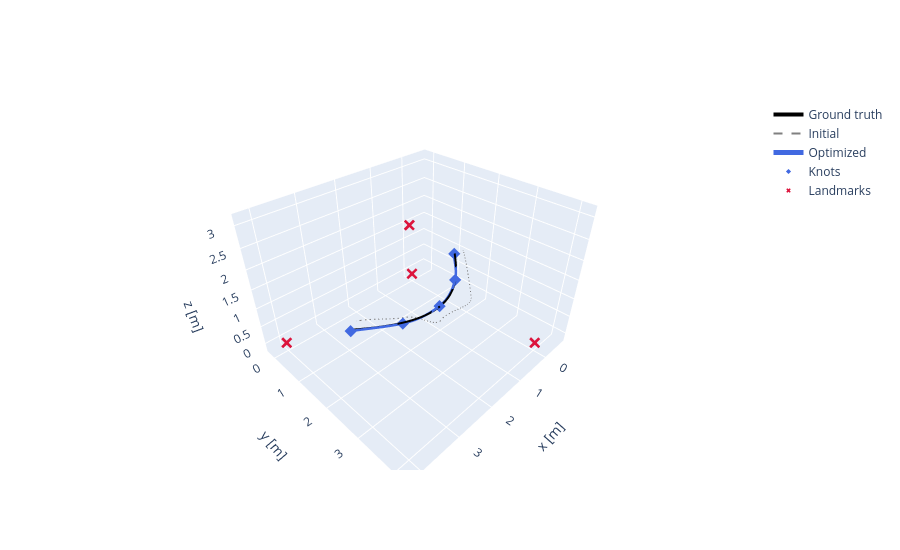

Notebook source saved alongside this figure:
### Markdown cell above
## Results

The initial and optimized trajectories are interpolated from their respective knots. The markers show the optimized knots and the known landmarks.

### Code cell
fig = go.Figure()
fig.add_scatter3d(**dict(zip("xyz", truth.T)), mode="lines", name="Ground truth", line=dict(color="black", width=4))
fig.add_scatter3d(**dict(zip("xyz", interp_init.T)), mode="lines", name="Initial", line=dict(color="gray", dash="dash"))
fig.add_scatter3d(**dict(zip("xyz", interp_opt.T)), mode="lines", name="Optimized", line=dict(color="royalblue", width=5))
fig.add_scatter3d(**dict(zip("xyz", knot_positions(result).T)), mode="markers", name="Knots", marker=dict(color="royalblue", symbol="diamond", size=4))
fig.add_scatter3d(**dict(zip("xyz", landmarks.T)), mode="markers", name="Landmarks", marker=dict(color="crimson", symbol="x", size=4))
fig.update_layout(scene=dict(aspectmode="data", xaxis_title="x [m]", yaxis_title="y [m]", zaxis_title="z [m]"), height=550)
points = np.vstack([truth, interp_init, interp_opt, landmarks])
lo, hi = points.min(axis=0), points.max(axis=0)
pad = 0.08 * np.maximum(hi - lo, 1.0)
fig.update_layout(scene={f"{axis}axis": dict(range=[lo[i] - pad[i], hi[i] + pad[i]]) for i, axis in enumerate("xyz")})
fig.show()

### Figure 1 — Plotly figure (JSON) as saved in the notebook; plotly's stock layout.template omitted (floating-point values rounded to 4 significant figures; data arrays with more than 128 entries replaced by an {"elided": "..."} marker saying what was removed)
{"data": [{"line": {"color": "black", "width": 4}, "mode": "lines", "name": "Ground truth", "type": "scatter3d", "x": {"elided": "161 float values"}, "y": {"elided": "161 float values"}, "z": {"elided": "161 float values"}}, {"line": {"color": "gray", "dash": "dash"}, "mode": "lines", "name": "Initial", "type": "scatter3d", "x": {"elided": "161 float values"}, "y": {"elided": "161 float values"}, "z": {"elided": "161 float values"}}, {"line": {"color": "royalblue", "width": 5}, "mode": "lines", "name": "Optimized", "type": "scatter3d", "x": {"elided": "161 float values"}, "y": {"elided": "161 float values"}, "z": {"elided": "161 float values"}}, {"marker": {"color": "royalblue", "size": 4, "symbol": "diamond"}, "mode": "markers", "name": "Knots", "type": "scatter3d", "x": [0.007597, 0.8029, 1.613, 2.399, 3.22], "y": [1.487, 2.214, 2.49, 2.183, 1.454], "z": [1.291, 1.26, 1.112, 0.9165, 0.7643]}, {"marker": {"color": "crimson", "size": 4, "symbol": "x"}, "mode": "markers", "name": "Landmarks", "type": "scatter3d", "x": [0.0, 4.0, 0.0, 2.0], "y": [0.0, 0.0, 4.0, 2.0], "z": [0.0, 0.0, 0.0, 3.0]}], "layout": {"height": 550, "scene": {"aspectmode": "data", "xaxis": {"range": [-0.7921, 4.355], "title": {"text": "x [m]"}}, "yaxis": {"range": [-0.32, 4.32], "title": {"text": "y [m]"}}, "zaxis": {"range": [-0.24, 3.24], "title": {"text": "z [m]"}}}}}
